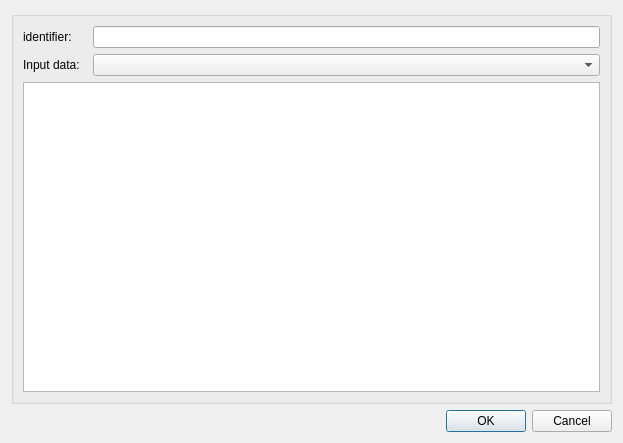
<?xml version="1.0" encoding="UTF-8"?>
<ui version="4.0">
 <class>ConfigureDialog</class>
 <widget class="QDialog" name="ConfigureDialog">
  <property name="geometry">
   <rect>
    <x>0</x>
    <y>0</y>
    <width>623</width>
    <height>443</height>
   </rect>
  </property>
  <property name="windowTitle">
   <string>Configure Convert Data to Zinc</string>
  </property>
  <layout class="QGridLayout" name="gridLayout">
   <item row="0" column="0">
    <widget class="QGroupBox" name="configGroupBox">
     <property name="title">
      <string/>
     </property>
     <layout class="QFormLayout" name="formLayout">
      <item row="0" column="0">
       <widget class="QLabel" name="labelIdentifier">
        <property name="text">
         <string>identifier:  </string>
        </property>
       </widget>
      </item>
      <item row="0" column="1">
       <widget class="QLineEdit" name="lineEditIdentifier"/>
      </item>
      <item row="1" column="0">
       <widget class="QLabel" name="labelInputData">
        <property name="text">
         <string>Input data:  </string>
        </property>
       </widget>
      </item>
      <item row="1" column="1">
       <widget class="QComboBox" name="comboBoxInputData"/>
      </item>
      <item row="2" column="0" colspan="2">
       <widget class="QTextEdit" name="textEditInputData">
        <property name="readOnly">
         <bool>true</bool>
        </property>
       </widget>
      </item>
     </layout>
    </widget>
   </item>
   <item row="1" column="0">
    <widget class="QDialogButtonBox" name="buttonBox">
     <property name="orientation">
      <enum>Qt::Horizontal</enum>
     </property>
     <property name="standardButtons">
      <set>QDialogButtonBox::Cancel|QDialogButtonBox::Ok</set>
     </property>
    </widget>
   </item>
  </layout>
 </widget>
 <resources/>
 <connections>
  <connection>
   <sender>buttonBox</sender>
   <signal>accepted()</signal>
   <receiver>ConfigureDialog</receiver>
   <slot>accept()</slot>
   <hints>
    <hint type="sourcelabel">
     <x>248</x>
     <y>254</y>
    </hint>
    <hint type="destinationlabel">
     <x>157</x>
     <y>274</y>
    </hint>
   </hints>
  </connection>
  <connection>
   <sender>buttonBox</sender>
   <signal>rejected()</signal>
   <receiver>ConfigureDialog</receiver>
   <slot>reject()</slot>
   <hints>
    <hint type="sourcelabel">
     <x>316</x>
     <y>260</y>
    </hint>
    <hint type="destinationlabel">
     <x>286</x>
     <y>274</y>
    </hint>
   </hints>
  </connection>
 </connections>
</ui>
